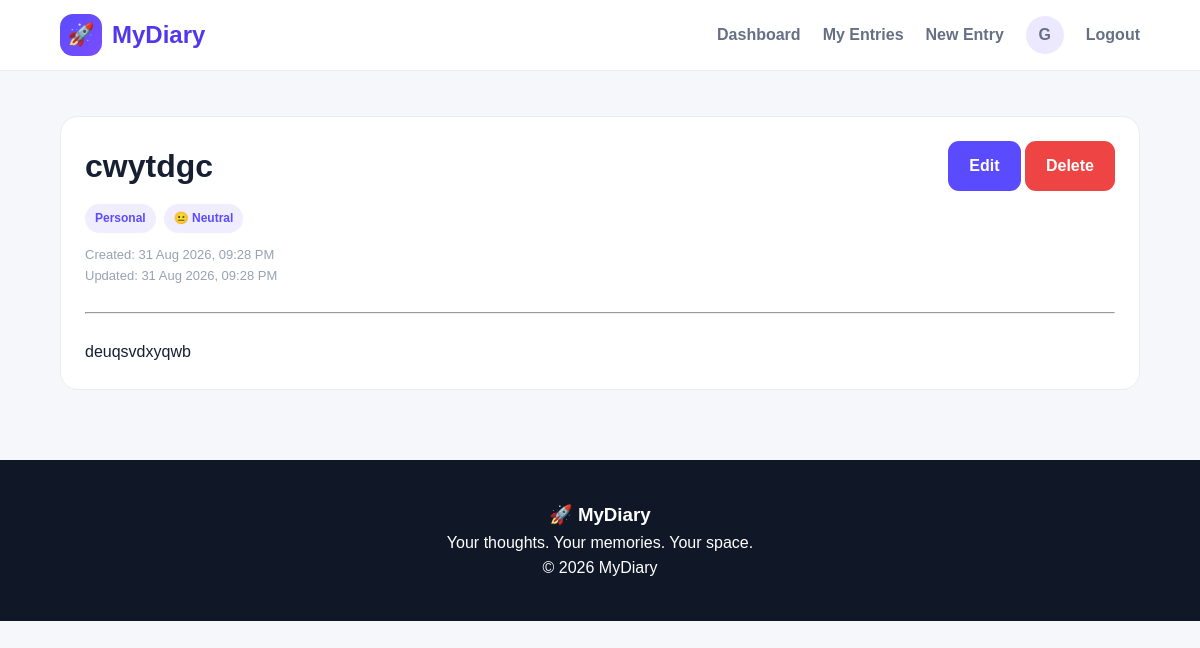
Page /diary/2/ (signed in) on the committed database.
### diaryapp/models.py (models this page shows, shortened)
class DiaryEntry(models.Model):
    CATEGORY_CHOICES = [
        ('Personal', 'Personal'),
        ('Study', 'Study'),
        ('Work', 'Work'),
        ('Ideas', 'Ideas'),
        ('Travel', 'Travel'),
        ('Other', 'Other'),
    ]
    MOOD_CHOICES = [
        ('Happy', '😊 Happy'),
        ('Excited', '🤩 Excited'),
        ('Calm', '😌 Calm'),
        ('Neutral', '😐 Neutral'),
        ('Sad', '😔 Sad'),
        ('Angry', '😡 Angry'),
        ('Tired', '😴 Tired'),
    ]
    user = models.ForeignKey(
        User,
        on_delete=models.CASCADE,
        related_name='diary_entries'
    )
    title = models.CharField(max_length=200)
    content = models.TextField()
    category = models.CharField(
        max_length=20,
        choices=CATEGORY_CHOICES,
        default='Personal'
    )
    mood = models.CharField(
        max_length=20,
        choices=MOOD_CHOICES,
        default='Neutral'
    )
    is_pinned = models.BooleanField(default=False)
    created_at = models.DateTimeField(auto_now_add=True)
    updated_at = models.DateTimeField(auto_now=True)
    class Meta:
        ordering = ['-is_pinned', '-created_at']

### diaryapp/views.py (the view)
@login_required
def diary_detail(request, entry_id):
    entry = get_object_or_404(
        DiaryEntry,
        id=entry_id,
        user=request.user
    )
    return render(
        request,
        'diaryapp/diary_detail.html',
        {
            'entry': entry
        }
    )

### diaryapp/templates/diaryapp/diary_detail.html (shortened to what this page needs)
{% extends 'diaryapp/base.html' %}
{% block content %}
<div class="card">
    <div
        style="
            display:flex;
            justify-content:space-between;
            gap:20px;
            align-items:start;
        "
    >
        <div>
            <h1>
                {{ entry.title }}
            </h1>
            <div class="badges">
                <span class="badge">
                    {{ entry.category }}
                </span>
                <span class="badge">
                    {{ entry.get_mood_display }}
                </span>
            </div>
            <p class="entry-date">
                Created:
                {{ entry.created_at|date:"d M Y, h:i A" }}
                <br>
                Updated:
                {{ entry.updated_at|date:"d M Y, h:i A" }}
            </p>
        </div>
        <div>
            <a
                class="btn"
                href="{% url 'edit_entry' entry.id %}"
            >
                Edit
            </a>
            <a
                class="btn btn-danger"
                href="{% url 'delete_entry' entry.id %}"
            >
                Delete
            </a>
        </div>
    </div>
    <hr style="margin:25px 0;">
    <div>
        {{ entry.content|linebreaks }}
    </div>
</div>
{% endblock %}

### diaryapp/templates/diaryapp/base.html (shortened to what this page needs)
{% load static %}
<!DOCTYPE html>
<html lang="en">
<head>
    <link
        rel="stylesheet"
        href="{% static 'diaryapp/style.css' %}"
    >
</head>
<body>
<nav class="navbar">
    <a href="{% url 'home' %}" class="logo">
        <span class="logo-icon">
            🚀
        </span>
        MyDiary
    </a>
    <div class="nav-links">
        {% if user.is_authenticated %}
            <a href="{% url 'dashboard' %}">
                Dashboard
            </a>
            <a href="{% url 'diary_list' %}">
                My Entries
            </a>
            <a href="{% url 'create_entry' %}">
                New Entry
            </a>
            <a
                href="{% url 'profile' %}"
                class="profile-circle profile-link"
            >
                {{ user.username|first|upper }}
            </a>
            <a href="{% url 'logout' %}">
                Logout
            </a>
        {% endif %}
    </div>
</nav>
<div class="container">
    {% block content %}
    {% endblock %}
</div>
<footer class="footer">
    <h3>🚀 MyDiary</h3>
    <p>
        Your thoughts. Your memories. Your space.
    </p>
    <p>
        © 2026 MyDiary
    </p>
</footer>
</body>
</html>

### diaryapp/static/diaryapp/style.css (style rules this page uses)
* { box-sizing: border-box; margin: 0; padding: 0; }
body { font-family: Arial, Helvetica, sans-serif; background: #f6f7fb; color: #172033; line-height: 1.6; }
a { text-decoration: none; color: inherit; }
.navbar { background: white; border-bottom: 1px solid #e9eaf2; padding: 14px 5%; display: flex; align-items: center; justify-content: space-between; position: sticky; top: 0; z-index: 100; }
.logo { display: flex; align-items: center; gap: 10px; font-size: 24px; font-weight: 800; color: #5138ee; }
.logo-icon { width: 42px; height: 42px; display: flex; align-items: center; justify-content: center; background: linear-gradient( 135deg, #5b4bff, #7b4dff ); color: white; border-radius: 13px; font-size: 22px; }
.nav-links { display: flex; align-items: center; gap: 22px; }
.nav-links a { color: #667085; font-weight: 600; }
.profile-circle { width: 38px; height: 38px; border-radius: 50%; background: #ece9ff; color: #5138ee; display: flex; align-items: center; justify-content: center; font-weight: bold; }
.container { width: 90%; max-width: 1200px; margin: 45px auto; }
.btn { display: inline-block; border: none; border-radius: 11px; padding: 12px 21px; background: #5b4bff; color: white; font-weight: 700; cursor: pointer; }
.btn-danger { background: #ef4444; }
.card { background: white; border-radius: 18px; border: 1px solid #ebedf3; padding: 24px; margin-bottom: 20px; }
.entry-date { font-size: 13px; color: #98a2b3; }
.badges { display: flex; gap: 8px; flex-wrap: wrap; margin: 12px 0; }
.badge { padding: 5px 10px; background: #f0edff; color: #5b4bff; border-radius: 30px; font-size: 12px; font-weight: 700; }
.footer { margin-top: 70px; background: #101828; color: white; padding: 40px 5%; text-align: center; }

### rows in the picture
DiaryEntry: title "cwytdgc", category "Personal", mood "😐 Neutral", created_at "31 Aug 2026, 09:28 PM", updated_at "31 Aug 2026, 09:28 PM", content "deuqsvdxyqwb"

### other values in the picture
{{ user.username|first|upper }} "G"
